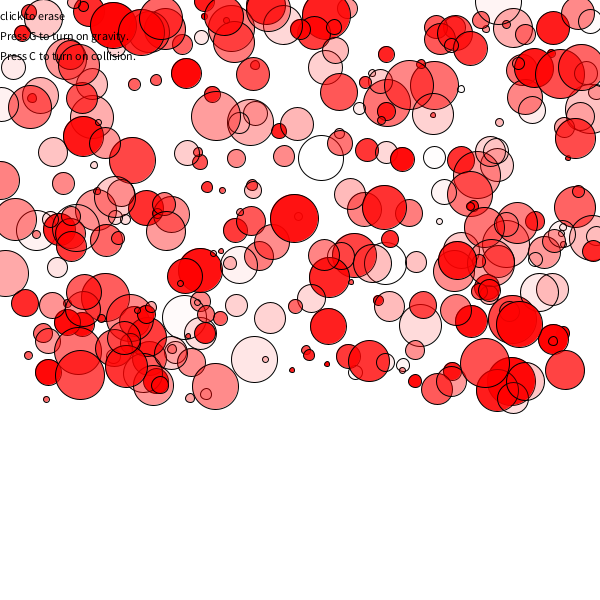
Frame 1 (no input)
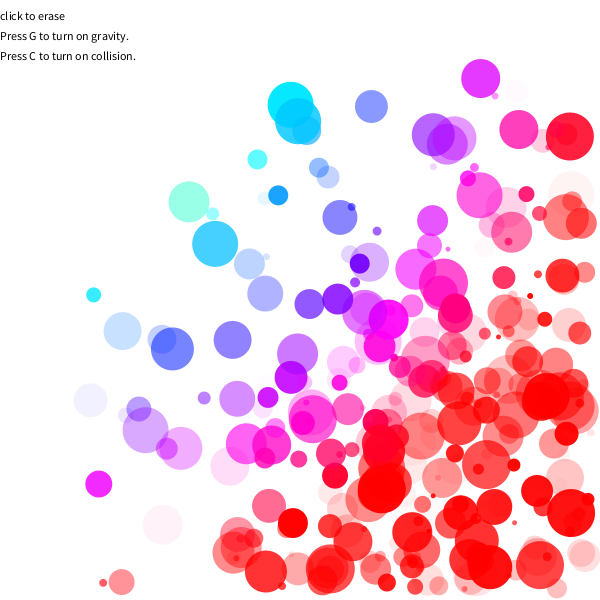
Frame 60 (the mouse pressed at the canvas centre just before this capture)
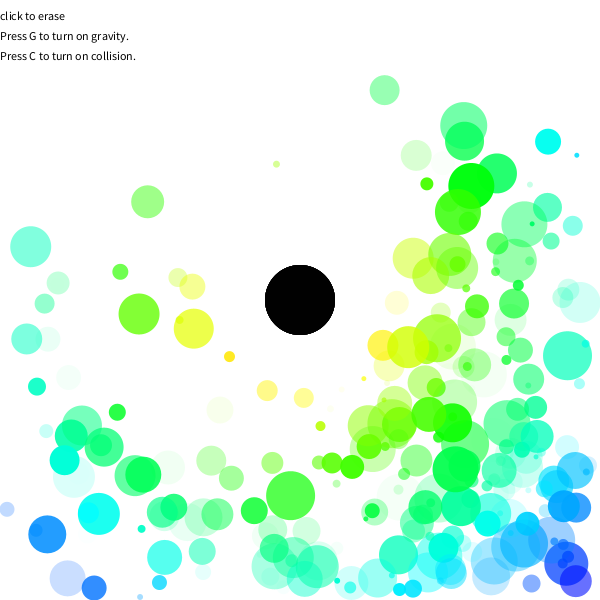
Frame 120 (the mouse held since frame 60 and released just before this capture)

The Processing sketch that drew these frames (run headless with seeded random() and noise(); from frame 60 on, the mouse is pressed at the canvas centre):

// Processing sketch: processing_106120
// ── processing_106120.pde

//switch mode gravity/not with 'g'
//collision with 'c'
//change color
//reset with 'r'
//click to erase

int numBalls = 300;
float[]posX=new float[numBalls];
float[]posY=new float[numBalls];
int[]diameter=new int[numBalls];
float[]speedx=new float[numBalls];
float[]speedy=new float[numBalls];
float[]gravity=new float[numBalls];
float[]hue=new float[numBalls];
int[]opacity=new int [numBalls];
float[] d= new float[numBalls];
int [] memory= new int [numBalls];
boolean G;
boolean C;


void setup() {
  size(600, 600);
  colorMode(HSB, width);
  for (int i=0;i<numBalls; i++) {
    posX[i] = int(random(0, width));
    posY[i] = int(random(0, height-200));
    diameter[i] = int(random(5, 50));
    speedx[i]=random(1, 6);
    speedy[i]=random(1, 6);
    gravity[i]=random(1, 4);
    hue[i]=random(0, 255);
    opacity[i]=int(random(0, width));
    memory[i] = opacity[i];   
    textMode(CORNER);
  }
  G = false;
  C = false;
}

void draw() {
  background(width);
  for (int i=0; i<numBalls; i++) {
    erase(i);
    fill(d[i], width, width, opacity[i]);
    moveCircle(i);
    d[i]=dist(mouseX, mouseY, posX[i], posY[i]);
    if (G) {
      gravity(i);
      speedy[i]=speedy[i]+gravity[i];
    }
    else {
//      posX[i] = int(random(0, width));
//      posY[i] = int(random(0, height));
      bounce(i);
    }
    if (C) {

      collision(i);
    }
  }
  fill(0);
  text("click to erase", 0, 20);
  text("Press G to turn on gravity.", 0, 40);
  text("Press C to turn on collision.", 0, 60);
  noStroke();
}



void keyPressed() {
  if (key == 'g'||key == 'G') {
    G = !G;
  }

  if (key == 'c'||key == 'C') {
    C = !C;
  }
}

void erase(int i) { 
  if (d[i]<diameter[i]+50) {
    if (mousePressed) {
      fill(0, width/3);
      ellipse(mouseX, mouseY, 70, 70);
      opacity[i]=0;
    }
  }
}

void collision(int i) {
  for (int j=i+1; j<numBalls; j++) {
    float d2 = dist(posX[i], posY[i], posX[j], posY[j]);
    if (d2 < diameter[i]/2+diameter[j]/2) {
      d2 = diameter[i]/2+diameter[j]/2;
      speedx[i]=-speedx[i];
      speedy[i]=-speedy[i];
      speedx[j]=-speedx[j];
      speedy[j]=-speedy[j];
      posX[i]+=speedx[i];
      posY[i]+=speedy[i];
    }
  }
}


//draw bouncing balls
void moveCircle(int i) {
  ellipse(posX[i], posY[i], diameter[i], diameter[i]);
  posX[i]=posX[i]+speedx[i];
  posY[i]=posY[i]+speedy[i];
}
//draw boucing balls with gravity
void bounce(int i) {
  if (posX[i]<diameter[i]/2) {
    speedx[i]=-speedx[i];
    posX[i]=diameter[i]/2;
  }  
  if (posX[i]>width-diameter[i]/2) {
    speedx[i]=-speedx[i];
    posX[i]=width-diameter[i]/2;
  }
  if (posY[i]<diameter[i]/2) {
    speedy[i]=-speedy[i];
    posY[i]=diameter[i]/2;
  }
  if (posY[i]>width-diameter[i]/2) {
    speedy[i]=-speedy[i];
    posY[i]=width-diameter[i]/2;
  }
}

void gravity(int i) { 
  if (posX[i]<diameter[i]/2) {
    speedx[i]=-speedx[i];
  }
  if (posX[i]>width-diameter[i]/2) {
    speedx[i]=-speedx[i];
  }
  if (posY[i]<diameter[i]/2) {
    speedy[i]=-speedy[i]*0.97;
  }
  if (posY[i]>height-diameter[i]/2) {
    speedy[i]=-speedy[i]*0.97;
    speedx[i]=speedx[i]*0.97;
  }
  if (posY[i]>=height-diameter[i]/2) {
    posY[i]=height-diameter[i]/2;
  }

  if (posY[i]<=diameter[i]/2) {
    posY[i]=diameter[i]/2;
  }

  if (posX[i]<=diameter[i]/2) {
    posX[i]=diameter[i]/2;
  }

  if (posX[i]>=width-diameter[i]/2) {
    posX[i]=width-diameter[i]/2;
  }
}
